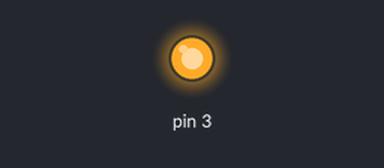
Bench run of a program on a simulated Raspberry Pi (header pin numbers). Shown: output pins drawn as LEDs (lit = HIGH).

Above: at 2.5 s.
At 7.5 s:
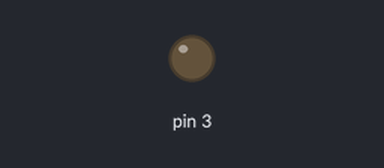
Timing chart, 0 to 13.0 s (numbered marks = the images above):
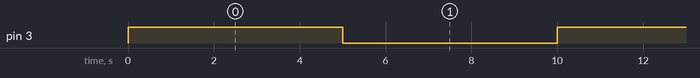

Measured:
- by itself, pin 3: alternates HIGH for 5.0 s and LOW for 5.0 s

The program:

GPIO.py
```python
import RPi.GPIO as GPIO
import time

GPIO.setmode(GPIO.BOARD)

GPIO.setup(3, GPIO.OUT)

counter = 0
try:
    while counter <1000000:
        GPIO.output(3,GPIO.HIGH)
        time.sleep(5)
        GPIO.output(3, GPIO.LOW)
        time.sleep(5)
        counter += 1
except KeyboardInterrupt:
    print("interrupted")

except:
    print("other error")
finally:
    GPIO.cleanup()
```
